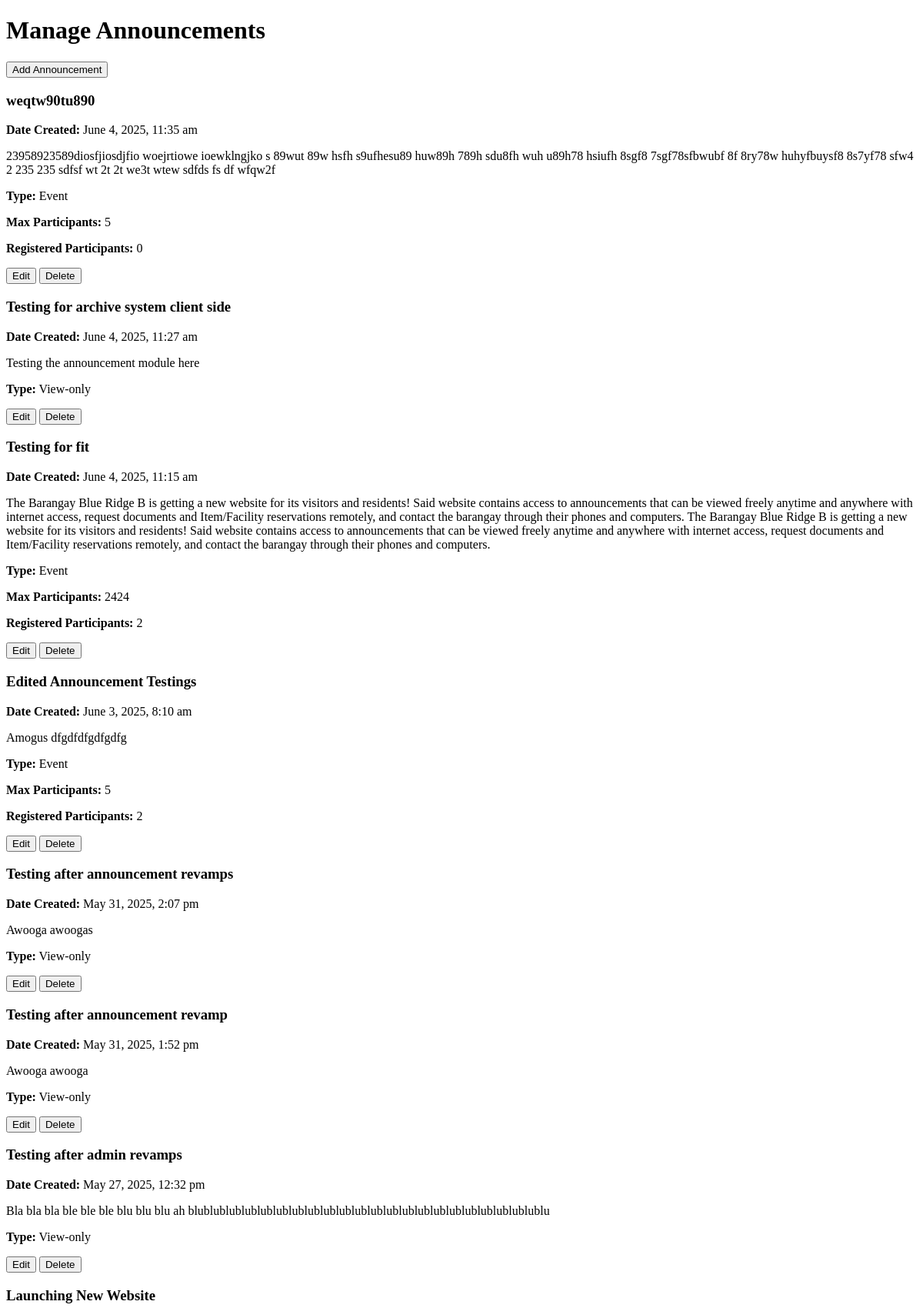
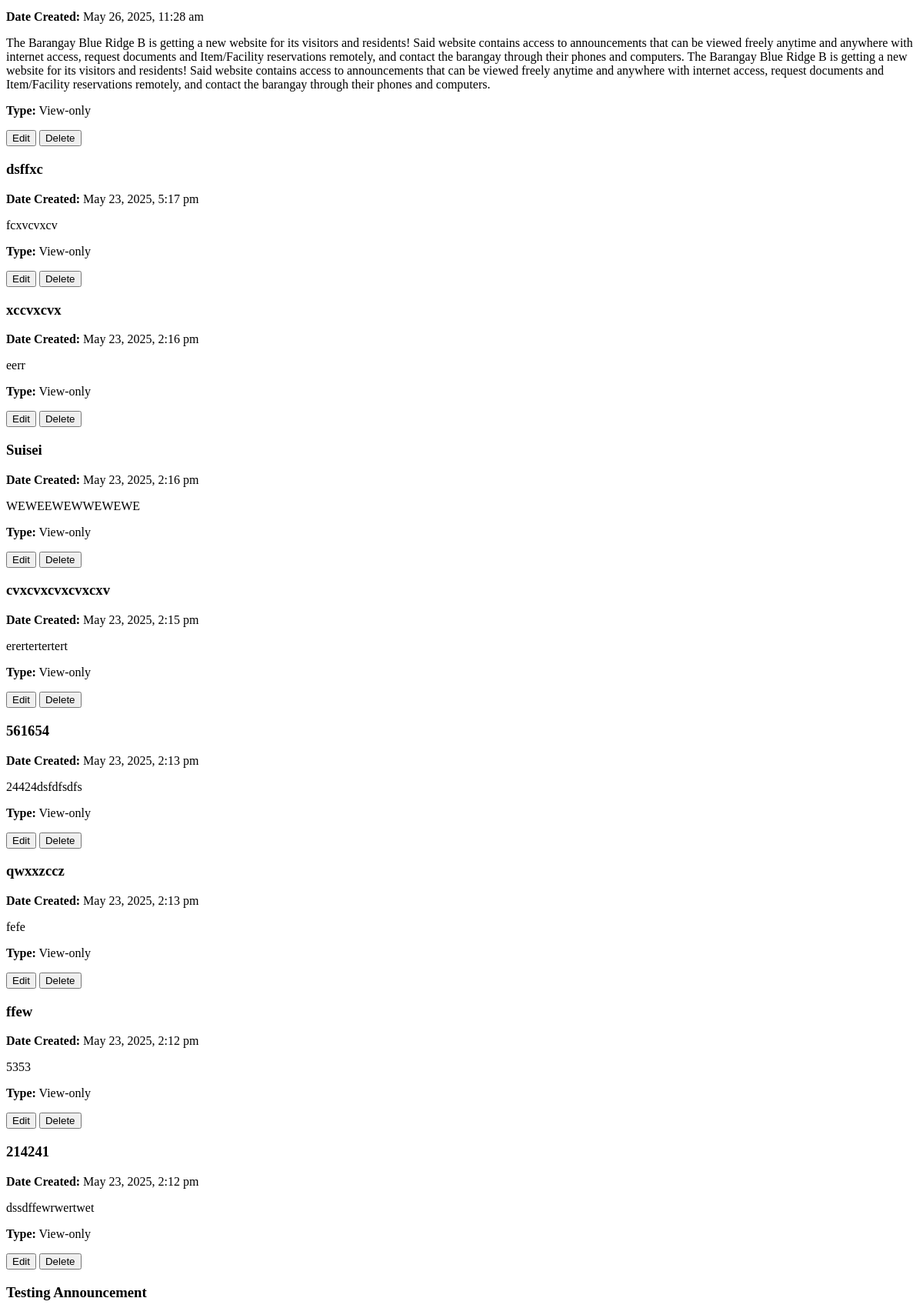
Page /admin.php (signed in, upper part) on the committed database (2 pictures, top to bottom).
### tables this page shows
CREATE TABLE `announcements` (
  `id` int(11) NOT NULL,
  `title` varchar(255) NOT NULL,
  `content` text NOT NULL,
  `type` enum('view-only','event') NOT NULL,
  `max_participants` int(11) DEFAULT NULL,
  `created_at` timestamp NOT NULL DEFAULT current_timestamp(),
  `registered_participants` int(11) DEFAULT 0,
  `image_path` varchar(255) DEFAULT NULL,
  `genre` varchar(255) NOT NULL,
  `active_until` datetime DEFAULT NULL,
  `is_active` tinyint(1) DEFAULT 1,
  `registration_open_until` date DEFAULT NULL
);

### admin.php (the view, shortened to what this page needs)
<?php
include 'db.php';
$sql = "SELECT * FROM announcements ORDER BY created_at DESC";
$result = $conn->query($sql);
?>
<!DOCTYPE html>
<html lang="en">
<head>
    <link rel="stylesheet" href="styles.css">
</head>
<body>
    <h1>Manage Announcements</h1>
    <button onclick="location.href='add_announcement.php'">Add Announcement</button>
    <div id="announcements">
    <?php while ($row = $result->fetch_assoc()): ?>
        <div class="announcement">
            <h3><?php echo htmlspecialchars($row['title']); ?></h3>
            <p><strong>Date Created:</strong> <?php echo date("F j, Y, g:i a", strtotime($row['created_at'])); ?></p>
            <p><?php echo nl2br(htmlspecialchars($row['content'])); ?></p>
            <p><strong>Type:</strong> <?php echo ucfirst($row['type']); ?></p>
            <?php if ($row['type'] === "event"): ?>
                <p><strong>Max Participants:</strong> <?php echo $row['max_participants']; ?></p>
                <p><strong>Registered Participants:</strong> <?php echo $row['registered_participants']; ?></p>
            <?php endif; ?>
            <button onclick="location.href='edit_announcement.php?id=<?php echo $row['id']; ?>'">Edit</button>
            <button onclick="deleteAnnouncement(<?php echo $row['id']; ?>)">Delete</button>
        </div>
    <?php endwhile; ?>
</div>
</body>
</html>

### rows in the picture
announcements: title "weqtw90tu890", created_at "June 4, 2025, 11:35 am", content "23958923589diosfjiosdjfio woejrtiowe ioewklngjko s 89wut 89w hsfh s9ufhesu89 huw89h 789h sdu8fh wuh u89h78 hsiufh 8sgf8 7sgf78sfbwubf 8f 8ry78w huhyfbuysf8 8s7yf78 sfw4 2 235 235 sdfsf wt 2t 2t we3t wtew sdfds fs df wfqw2f", type "Event", max_participants "5", registered_participants "0"
announcements: title "Testing for archive system client side", created_at "June 4, 2025, 11:27 am", content "Testing the announcement module here", type "View-only"
announcements: title "Testing for fit", created_at "June 4, 2025, 11:15 am", content "The Barangay Blue Ridge B is getting a new website for its visitors and residents! Said website contains access to announcements that can be viewed freely anytime and anywhere with internet access, request documents and Item/Facility reservations remotely, and contact the barangay through their phones and computers. The Barangay Blue Ridge B is getting a new website for its visitors and residents! Said website contains access to announcements that can be viewed freely anytime and anywhere with internet access, request documents and Item/Facility reservations remotely, and contact the barangay through their phones and computers.", type "Event", max_participants "2424", registered_participants "2"
announcements: title "Edited Announcement Testings", created_at "June 3, 2025, 8:10 am", content "Amogus dfgdfdfgdfgdfg", type "Event", max_participants "5", registered_participants "2"
announcements: title "Testing after announcement revamps", created_at "May 31, 2025, 2:07 pm", content "Awooga awoogas", type "View-only"
announcements: title "Testing after announcement revamp", created_at "May 31, 2025, 1:52 pm", content "Awooga awooga", type "View-only"
announcements: title "Testing after admin revamps", created_at "May 27, 2025, 12:32 pm", content "Bla bla bla ble ble ble blu blu blu ah blublublublublublublublublublublublublublublublublublublublublublublu", type "View-only"
announcements: title "Launching New Website", created_at "May 26, 2025, 11:28 am", content "The Barangay Blue Ridge B is getting a new website for its visitors and residents! Said website contains access to announcements that can be viewed freely anytime and anywhere with internet access, request documents and Item/Facility reservations remotely, and contact the barangay through their phones and computers. The Barangay Blue Ridge B is getting a new website for its visitors and residents! Said website contains access to announcements that can be viewed freely anytime and anywhere with internet access, request documents and Item/Facility reservations remotely, and contact the barangay through their phones and computers.", type "View-only"
announcements: title "dsffxc", created_at "May 23, 2025, 5:17 pm", content "fcxvcvxcv", type "View-only"
announcements: title "xccvxcvx", created_at "May 23, 2025, 2:16 pm", content "eerr", type "View-only"
announcements: title "Suisei", created_at "May 23, 2025, 2:16 pm", content "WEWEEWEWWEWEWE", type "View-only"
announcements: title "cvxcvxcvxcvxcxv", created_at "May 23, 2025, 2:15 pm", content "erertertertert", type "View-only"
announcements: title "561654", created_at "May 23, 2025, 2:13 pm", content "24424dsfdfsdfs", type "View-only"
announcements: title "qwxxzccz", created_at "May 23, 2025, 2:13 pm", content "fefe", type "View-only"
announcements: title "ffew", created_at "May 23, 2025, 2:12 pm", content "5353", type "View-only"
announcements: title "214241", created_at "May 23, 2025, 2:12 pm", content "dssdffewrwertwet", type "View-only"
announcements: title "Testing Announcement"
